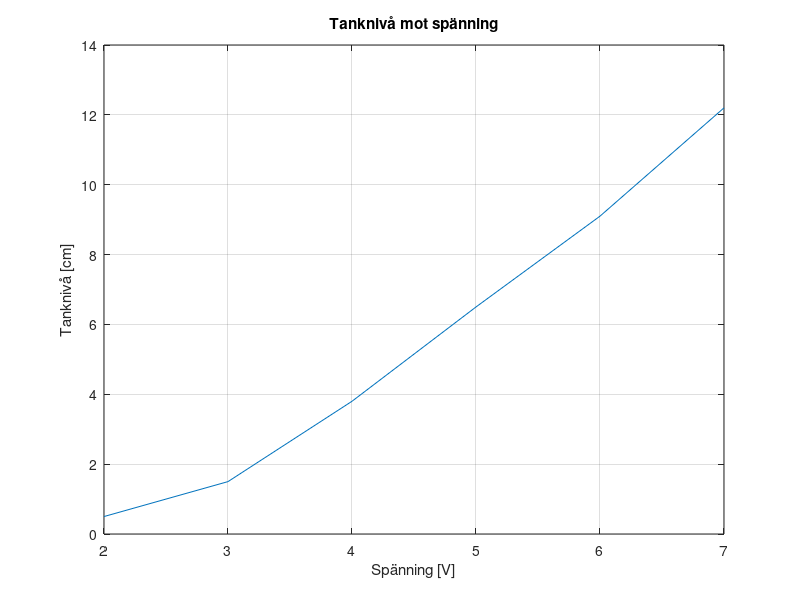
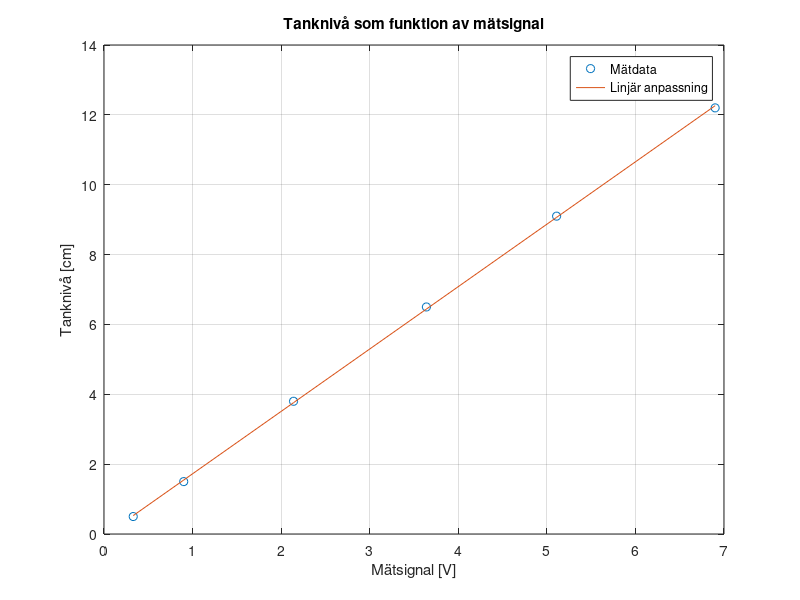
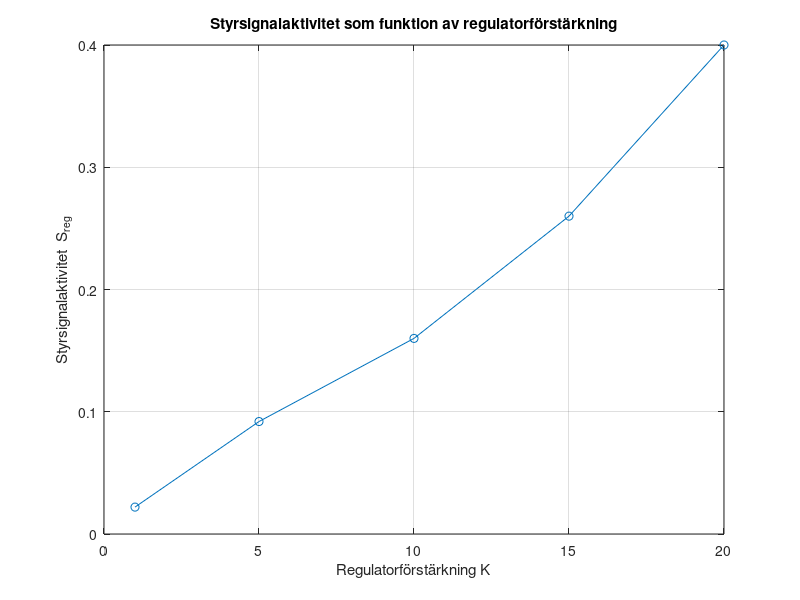
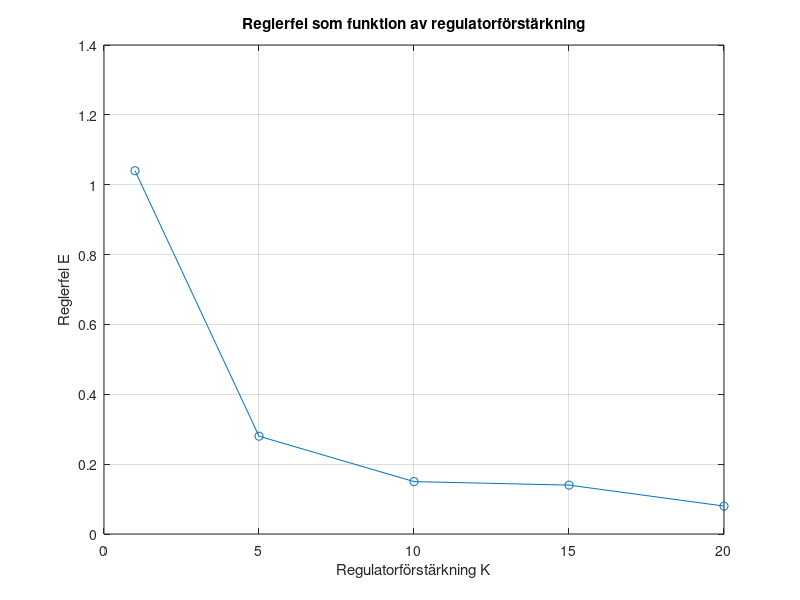

The MATLAB script that drew these images, in order: (Note: this script raises an error after producing the figures.)
load alldata.mat
load alldataANDtime.mat
load tankdata.mat
load tankdatany6V.mat





%V = [2; 3; 4; 5; 6; 7];
%H = [0.5; 1.5; 3.8; 6.5; 9.1; 12.2];
%M = [0.33; 0.9; 2.14; 3.64; 5.11; 6.9];

%P = polyfit(M,H,1);

%Tvarsnitssarea = pi*3.2^2; % cm2
%volume = Tvarsnitssarea*12; %cm3
%volymflode = volume/11.05;
%R = 8;

%Kreg = [1; 5; 10; 15; 20];
%Hreg = [6.96; 7.72; 7.85; 7.86; 7.92];
%Sreg = [0.022; 0.092; 0.16; 0.26; 0.40];

%E = 8 - Hreg;

%subplot(2,1,1)
%plot(m1(:,1),m1(:,2)); grid on;
%subplot(2,1,2)
%plot(Kreg,E);

V = [2; 3; 4; 5; 6; 7];
H = [0.5; 1.5; 3.8; 6.5; 9.1; 12.2];
M = [0.33; 0.9; 2.14; 3.64; 5.11; 6.9];

figure(1)
plot(V,H)
xlabel('Spänning [V]');
ylabel('Tanknivå [cm]');
title('Tanknivå mot spänning');
grid on

P = polyfit(M,H,1);

figure(2)
plot(M,H,'o')
hold on
plot(M,polyval(P,M),'-')
xlabel('Mätsignal [V]')
ylabel('Tanknivå [cm]')
title('Tanknivå som funktion av mätsignal')
legend('Mätdata','Linjär anpassning','Location','best')
grid on

Tvarsnitssarea = pi*3.2^2; % cm2
volume = Tvarsnitssarea*12; %cm3
volymflode = volume/11.05;

R = 8;

Kreg = [1; 5; 10; 15; 20];
Hreg = [6.96; 7.72; 7.85; 7.86; 7.92];
Sreg = [0.022; 0.092; 0.16; 0.26; 0.40];

E = R - Hreg;

figure(3)
plot(Kreg, Sreg, 'o-');
xlabel('Regulatorförstärkning K');
ylabel('Styrsignalaktivitet  S_{reg}');
title('Styrsignalaktivitet som funktion av regulatorförstärkning');
grid on;

figure(4)
plot(Kreg,E,'o-')
xlabel('Regulatorförstärkning K')
ylabel('Reglerfel E')
title('Reglerfel som funktion av regulatorförstärkning')
grid on

figure(5)
subplot(2,1,1)
plot(m1(:,1),m1(:,2)); 
grid on;
subplot(2,1,2)
plot(Kreg,E);




% Plot Arvarde h1 vs tid 
sig = h1.getElement(1);   % hämta första signalen
y = sig.Values.Data;      % själva värdena
t = sig.Values.Time;      % tidsvektor

figure; 
plot(t, y)
